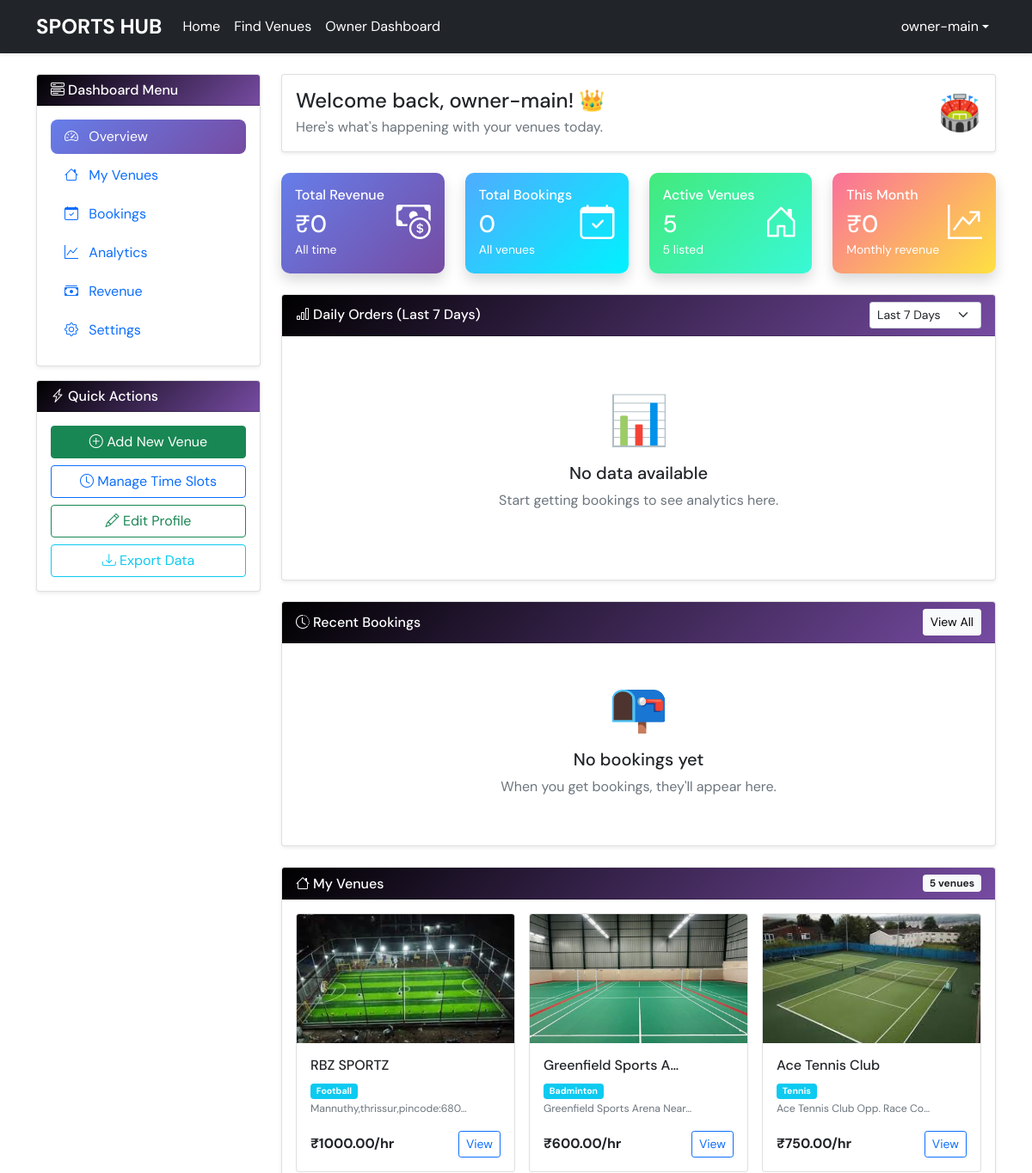
The app's page /accounts/dashboard/ (signed in, upper part), older data.
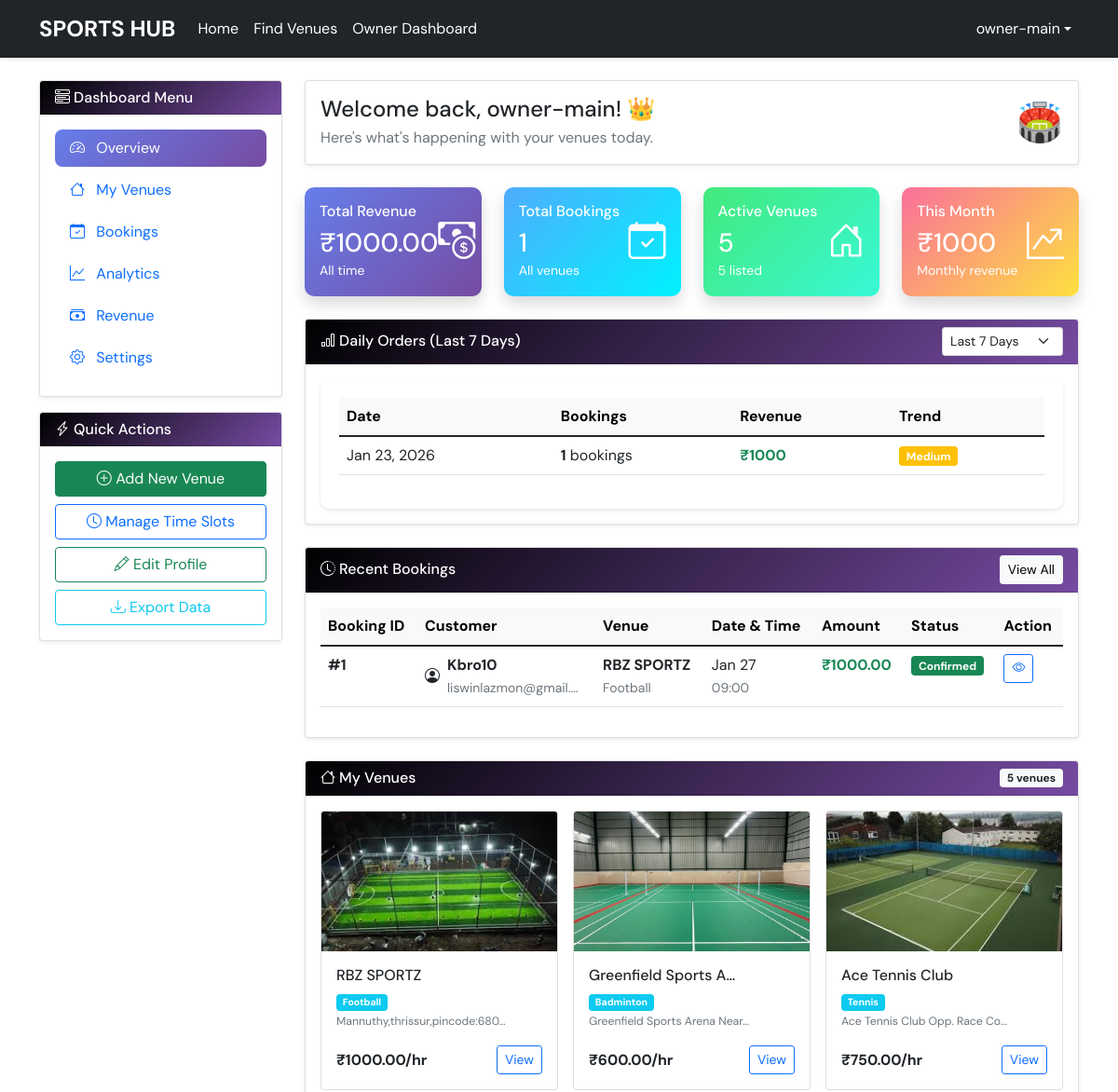
The same page, newer data.
### venues/models.py (models this page shows, shortened)
class Venue(models.Model):
    name = models.CharField(max_length=200)
    sport = models.ForeignKey(Sport, on_delete=models.CASCADE)
    owner = models.ForeignKey(User, on_delete=models.CASCADE, limit_choices_to={'user_type': 'owner'})
    image = models.ImageField(upload_to=venue_image_path)
    address = models.TextField()
    location = models.CharField(max_length=200)  # Could be Google Maps link or coordinates
    price_per_hour = models.DecimalField(max_digits=10, decimal_places=2)
    is_active = models.BooleanField(default=True)
    created_at = models.DateTimeField(auto_now_add=True)
    updated_at = models.DateTimeField(auto_now=True)
    @property
    def image_url(self):
        if self.image and hasattr(self.image, 'url'):
            return self.image.url
        return '/static/images/default-venue.jpg'

class Sport(models.Model):
    SPORT_CHOICES = (
        ('badminton', 'Badminton'),
        ('cricket', 'Cricket'),
        ('football', 'Football'),
        ('tennis', 'Tennis'),
        ('swimming', 'Swimming'),
        ('boxing', 'Boxing'),
    )
    name = models.CharField(max_length=20, choices=SPORT_CHOICES, unique=True)
    description = models.TextField(blank=True)
    image = models.ImageField(max_length=50, blank=True)

class TimeSlot(models.Model):
    venue = models.ForeignKey(Venue, on_delete=models.CASCADE, related_name='timeslots')
    date = models.DateField()
    start_time = models.TimeField()
    end_time = models.TimeField()
    is_booked = models.BooleanField(default=False)
    class Meta:
        unique_together = ('venue', 'date', 'start_time', 'end_time')

### bookings/models.py (models this page shows, shortened)
class Booking(models.Model):
    STATUS_CHOICES = (
        ('pending', 'Pending'),
        ('confirmed', 'Confirmed'),
        ('cancelled', 'Cancelled'),
        ('completed', 'Completed'),
    )
    user = models.ForeignKey(User, on_delete=models.CASCADE, limit_choices_to={'user_type': 'user'})
    venue = models.ForeignKey(Venue, on_delete=models.CASCADE)
    time_slot = models.ForeignKey(TimeSlot, on_delete=models.CASCADE)
    booking_date = models.DateTimeField(auto_now_add=True)
    total_price = models.DecimalField(max_digits=10, decimal_places=2)
    status = models.CharField(max_length=20, choices=STATUS_CHOICES, default='pending')
    razorpay_order_id = models.CharField(max_length=100, blank=True, null=True)
    razorpay_payment_id = models.CharField(max_length=100, blank=True, null=True)
    razorpay_signature = models.CharField(max_length=255, blank=True, null=True)
    class Meta:
        ordering = ['-booking_date']

### accounts/models.py (models this page shows, shortened)
class User(AbstractUser):
    USER_TYPE_CHOICES = (
        ('admin', 'Admin'),
        ('owner', 'Owner'),
        ('user', 'User'),
    )
    user_type = models.CharField(max_length=10, choices=USER_TYPE_CHOICES, default='user')
    phone_number = models.CharField(max_length=15, blank=True, null=True)
    address = models.TextField(blank=True, null=True)
    created_at = models.DateTimeField(auto_now_add=True)
    updated_at = models.DateTimeField(auto_now=True)

### accounts/views.py (the view)
# urls.py: path('dashboard/', views.owner_dashboard, name='owner_dashboard'),
@login_required
@user_passes_test(is_owner)
def owner_dashboard(request):
    venues = Venue.objects.filter(owner=request.user)
    venue_ids = venues.values_list('id', flat=True)
    bookings = Booking.objects.filter(venue_id__in=venue_ids).order_by('-booking_date')
    total_revenue = 0
    for booking in bookings:
        total_revenue += booking.total_price
    from django.db.models import Count, Sum
    from datetime import datetime, timedelta
    today = datetime.now().date()
    last_week = today - timedelta(days=7)
    daily_orders = Booking.objects.filter(
        venue_id__in=venue_ids,
        booking_date__date__gte=last_week
    ).values('booking_date__date').annotate(
        count=Count('id'),
        daily_revenue=Sum('total_price')
    ).order_by('booking_date__date')
    monthly_revenue = Booking.objects.filter(
        venue_id__in=venue_ids,
        booking_date__month=datetime.now().month,
        booking_date__year=datetime.now().year
    ).aggregate(Sum('total_price'))['total_price__sum'] or 0
    context = {
        'venues': venues,
        'bookings': bookings,
        'daily_orders': daily_orders,
        'total_venues': venues.count(),
        'total_bookings': bookings.count(),
        'total_revenue': total_revenue,
        'monthly_revenue': monthly_revenue,
    }
    return render(request, 'accounts/owner_dashboard.html', context)

### accounts/views.py (called while the page is built)
def is_owner(user):
    return user.user_type == 'owner'

### templates/accounts/owner_dashboard.html (shortened to what the changed rows need)
{% extends 'base.html' %}
{% block content %}
<div class="row">
    <div class="col-md-9">
        <div class="row g-4 mb-4">
            <div class="col-md-3 col-sm-6">
                <div class="card stat-card revenue-card shadow">
                    <div class="card-body">
                        <div class="d-flex justify-content-between align-items-center">
                            <div>
                                <h6 class="mb-0">Total Revenue</h6>
                                <h3 class="mt-2 mb-0">₹{{ total_revenue|default:"0" }}</h3>
                                <small>All time</small>
                            </div>
                        </div>
                    </div>
                </div>
            </div>
            <div class="col-md-3 col-sm-6">
                <div class="card stat-card booking-card shadow">
                    <div class="card-body">
                        <div class="d-flex justify-content-between align-items-center">
                            <div>
                                <h6 class="mb-0">Total Bookings</h6>
                                <h3 class="mt-2 mb-0">{{ total_bookings }}</h3>
                                <small>All venues</small>
                            </div>
                        </div>
                    </div>
                </div>
            </div>
            <div class="col-md-3 col-sm-6">
                <div class="card stat-card user-card shadow">
                    <div class="card-body">
                        <div class="d-flex justify-content-between align-items-center">
                            <div>
                                <h6 class="mb-0">This Month</h6>
                                <h3 class="mt-2 mb-0">₹{{ monthly_revenue|default:"0" }}</h3>
                                <small>Monthly revenue</small>
                            </div>
                        </div>
                    </div>
                </div>
            </div>
        </div>
        <div class="card shadow-sm mb-4">
            <div class="card-body">
                {% if daily_orders %}
                <div class="chart-container">
                    <div class="table-responsive">
                        <table class="table table-hover">
                            <thead class="table-light">
                                <tr>
                                    <th>Date</th>
                                    <th>Bookings</th>
                                    <th>Revenue</th>
                                    <th>Trend</th>
                                </tr>
                            </thead>
                            <tbody>
                                {% for order in daily_orders %}
                                <tr>
                                    <td>{{ order.booking_date__date|date:"M d, Y" }}</td>
                                    <td>
                                        <strong>{{ order.count }}</strong> bookings
                                    </td>
                                    <td class="text-success fw-bold">
                                        ₹{{ order.daily_revenue|default:"0" }}
                                    </td>
                                    <td>
                                        {% if order.count > 2 %}
                                        <span class="badge bg-success">High</span>
                                        {% elif order.count > 0 %}
                                        <span class="badge bg-warning">Medium</span>
                                        {% else %}
                                        <span class="badge bg-secondary">Low</span>
                                        {% endif %}
                                    </td>
                                </tr>
                                {% endfor %}
                            </tbody>
                        </table>
                    </div>
                </div>
                {% else %}
                <div class="text-center py-5">
                    <div class="display-4 mb-3">📊</div>
                    <h5>No data available</h5>
                    <p class="text-muted">Start getting bookings to see analytics here.</p>
                </div>
                {% endif %}
            </div>
        </div>
        <div class="card shadow-sm mb-4">
            <div class="card-body">
                {% if bookings %}
                <div class="table-responsive">
                    <table class="table table-hover">
                        <thead class="table-light">
                            <tr>
                                <th>Booking ID</th>
                                <th>Customer</th>
                                <th>Venue</th>
                                <th>Date & Time</th>
                                <th>Amount</th>
                                <th>Status</th>
                                <th>Action</th>
                            </tr>
                        </thead>
                        <tbody>
                            {% for booking in bookings|slice:":5" %}
                            <tr>
                                <td>
                                    <strong>#{{ booking.id }}</strong>
                                </td>
                                <td>
                                    <div class="d-flex align-items-center">
                                        <div class="me-2">
                                            <i class="bi bi-person-circle"></i>
                                        </div>
                                        <div>
                                            <strong>{{ booking.user.username }}</strong>
                                            <br>
                                            <small class="text-muted">{{ booking.user.email|truncatechars:20 }}</small>
                                        </div>
                                    </div>
                                </td>
                                <td>
                                    <strong>{{ booking.venue.name }}</strong>
                                    <br>
                                    <small class="text-muted">{{ booking.venue.sport.get_name_display }}</small>
                                </td>
                                <td>
                                    {{ booking.time_slot.date|date:"M d" }}
                                    <br>
                                    <small class="text-muted">{{ booking.time_slot.start_time|time:"H:i" }}</small>
                                </td>
                                <td class="fw-bold text-success">
                                    ₹{{ booking.total_price }}
                                </td>
                                <td>
                                    {% if booking.status == 'confirmed' %}
                                    <span class="badge bg-success">Confirmed</span>
                                    {% elif booking.status == 'pending' %}
                                    <span class="badge bg-warning">Pending</span>
                                    {% elif booking.status == 'cancelled' %}
                                    <span class="badge bg-danger">Cancelled</span>
                                    {% else %}
                                    <span class="badge bg-secondary">{{ booking.status }}</span>
                                    {% endif %}
                                </td>
                                <td>
                                    <a href="{% url 'booking_detail' booking.id %}" class="btn btn-sm btn-outline-primary">
                                        <i class="bi bi-eye"></i>
                                    </a>
                                </td>
                            </tr>
                            {% endfor %}
                        </tbody>
                    </table>
                </div>
                {% else %}
                <div class="text-center py-4">
                    <div class="display-4 mb-3">📭</div>
                    <h5>No bookings yet</h5>
                    <p class="text-muted">When you get bookings, they'll appear here.</p>
                </div>
                {% endif %}
            </div>
        </div>
        <div class="card shadow-sm">
            <div class="card-body">
                {% if venues %}
                <div class="row g-3">
                    {% for venue in venues|slice:":3" %}
                    <div class="col-md-4">
                        <div class="card h-100">
                            <img src="{{ venue.image_url }}" class="card-img-top" alt="{{ venue.name }}"
                                 style="height: 150px; object-fit: cover;">
                            <div class="card-body">
                                <h6 class="card-title">{{ venue.name|truncatechars:20 }}</h6>
                                <p class="card-text small">
                                    <span class="badge bg-info">{{ venue.sport.get_name_display }}</span>
                                    <br>
                                    <small class="text-muted">{{ venue.address|truncatechars:30 }}</small>
                                </p>
                                <div class="d-flex justify-content-between align-items-center">
                                    <span class="fw-bold">₹{{ venue.price_per_hour }}/hr</span>
                                    <a href="{% url 'venue_detail' venue.id %}" class="btn btn-sm btn-outline-primary">
                                        View
                                    </a>
                                </div>
                            </div>
                        </div>
                    </div>
                    {% endfor %}
                </div>
                {% endif %}
            </div>
        </div>
    </div>
</div>
{% endblock %}

Row changes from the older to the newer data that the page shows:
added Booking: booking_date__date "Jan 23, 2026", count "1", daily_revenue "1000", id "1", user.username "Kbro10", user.email "liswinlazmon@gmail.…", venue.name "RBZ SPORTZ", venue.sport.name "Football", time_slot "Jan 27", time_slot.start_time "09:00", total_price "1000.00", status "Confirmed"
Text that changed along with them:
{{ total_revenue|default:"0" }}: "0" → "1000.00"
{{ total_bookings }}: "0" → "1"
{{ monthly_revenue|default:"0" }}: "0" → "1000"
text no longer shown: "📊 No data available Start getting bookings to see analytics here. 📭 No bookings yet When you get bookings, they'll appear here."
text now shown: "Date Bookings Revenue Trend Booking ID Customer Venue Date & Time Amount Status Action"
